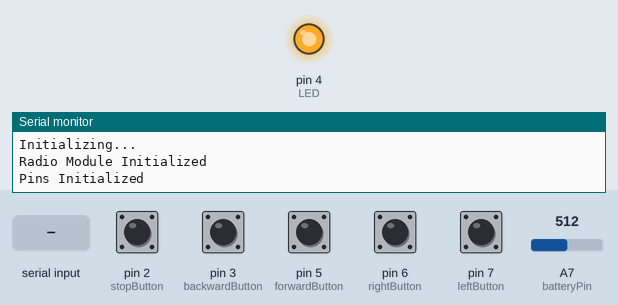
This program was run on a simulated Arduino Pro Mini, built with avr-gcc and run on an emulated ATmega328P. On the bench: output pins drawn as LEDs (lit = HIGH), the last lines printed to the serial monitor. The test bench sets the inputs (shaded band); at power-on: pin 2 (stopButton), pin 3 (backwardButton), pin 5 (forwardButton), pin 6 (rightButton), pin 7 (leftButton) HIGH, A7 (batteryPin) = 512. No radio packets arrive unless stated.

Above: at 0.31 s.
At 2.7 s:
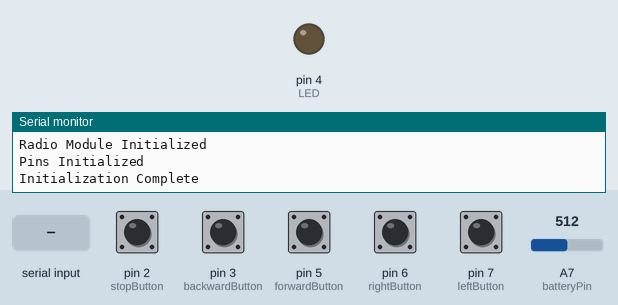
2.8 s: pin 2 (stopButton) pulled LOW for 0.15 s
4.4 s: pin 3 (backwardButton) pulled LOW for 0.15 s
6.0 s: pin 5 (forwardButton) pulled LOW for 0.15 s
7.6 s: pin 6 (rightButton) pulled LOW for 0.15 s
9.2 s: pin 7 (leftButton) pulled LOW for 0.15 s
At 10.0 s:
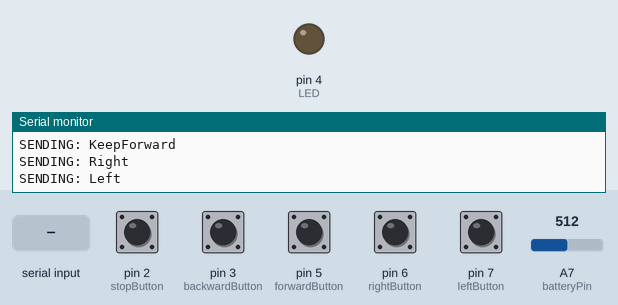
12.3 s: "1" received over the second serial link
Timing chart, 0 to 14.9 s (numbered marks = the images above; inputs shaded):
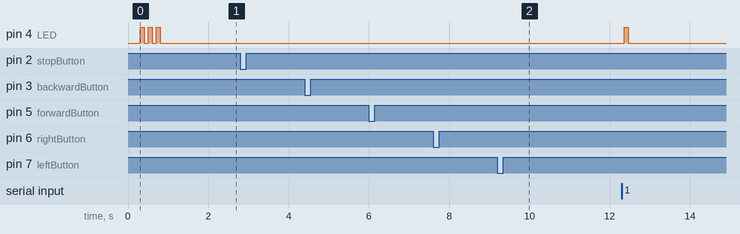

The program:

main.cpp
```cpp
#include <Arduino.h>
#include <AltSoftSerial.h>
#include <radio.h>

AltSoftSerial voiceSerial;

// pin definitions
#define batteryPin A7
#define LED 4

#define stopButton 2
#define forwardButton 5
#define backwardButton 3
#define leftButton 7
#define rightButton 6

#define DEBUG 1

#if DEBUG
#define DEBUG_BEGIN Serial.begin(9600)
#define DEBUG_PRINT(x) Serial.print(x)
#define DEBUG_PRINTLN(x) Serial.println(x)
#endif

uint32_t lastTime = 0;
bool buttonCommand = false;

void blinkLED(int times){
  for(int i=0; i<times; i++){
    digitalWrite(LED, HIGH);
    delay(100);
    digitalWrite(LED, LOW);
    delay(100);
  }
}

// put function declarations here:
void initialize()
{

  DEBUG_BEGIN;
  // delay(3000);
  DEBUG_PRINTLN("Initializing...");
  delay(100);

  //Initialize Radio Module
  bool s = beginRadio();
  s? DEBUG_PRINTLN("Radio Module Initialized"): DEBUG_PRINTLN("Radio Module Failed to Initialize");
  delay(100);

  // initialize Voice Module
  voiceSerial.begin(9600);

  // Initialize pins
  pinMode(LED, OUTPUT);
  pinMode(batteryPin, INPUT);
  pinMode(stopButton, INPUT_PULLUP);
  pinMode(forwardButton, INPUT_PULLUP);
  pinMode(backwardButton, INPUT_PULLUP);
  pinMode(leftButton, INPUT_PULLUP);
  pinMode(rightButton, INPUT_PULLUP);
  DEBUG_PRINTLN("Pins Initialized");
  delay(100);

  // blink LED to indicate initialization
  blinkLED(3);
  delay(100);

  PCICR |= (1 << PCIE2); // Enable pin change interrupt for digital pins 2-7
  PCMSK2 |= (1 << PCINT18) | (1 << PCINT19) | (1 << PCINT23) | (1 << PCINT21) | (1 << PCINT22); // Enable pin change interrupt for stop, forward, backward, left, right buttons
  DEBUG_PRINTLN("Initialization Complete");

}

char* mapVoiceValue(int16_t value);

void setup()
{
  // put your setup code here, to run once:
  initialize();
  delay(500);
  lastTime = millis();
}

void loop()
{

  //recognizing voice commands
    if(voiceSerial.available() > 0){

      byte highByte = voiceSerial.read();
      byte lowByte = voiceSerial.read();
      int16_t voiceValue = (highByte << 8) | lowByte;
      DEBUG_PRINT("Voice Value: ");
      DEBUG_PRINTLN(voiceValue);
      radioSend(mapVoiceValue(voiceValue));
    }

    delay(100);

    int batteryValue = analogRead(batteryPin);
    float battLevel = batteryValue * 0.006588;
    // DEBUG_PRINT("Battery Level: ");
    // DEBUG_PRINTLN(battLevel);


// Check battery level and blink LED if needed
    if(millis() - lastTime > 10000 && battLevel > 3.3){
      lastTime = millis();
      digitalWrite(LED, HIGH);
      delay(100);
      digitalWrite(LED, LOW);
    }
}

// Interrupt Service Routine for pin change interrupts
ISR(PCINT2_vect) {
  // Check if the stop button is pressed
  if (digitalRead(stopButton) == LOW) {
    while (digitalRead(stopButton) == LOW); // wait for button release
    radioSend("Stop");
    buttonCommand = true;
  }

  // Check if the forward button is pressed
  else if (digitalRead(forwardButton) == LOW) {
    while (digitalRead(forwardButton) == LOW); // wait for button release
    radioSend("KeepForward");
    buttonCommand = true;
  }

  // Check if the backward button is pressed
  else if (digitalRead(backwardButton) == LOW) {
    while (digitalRead(backwardButton) == LOW); // wait for button release
    radioSend("KeepBackward");
    buttonCommand = true;
  }

  // Check if the left button is pressed
  else if (digitalRead(leftButton) == LOW) {
    while (digitalRead(leftButton) == LOW); // wait for button release
    buttonCommand = true;
    radioSend("Left");
  }

  // Check if the right button is pressed
  else if (digitalRead(rightButton) == LOW) {
    while (digitalRead(rightButton) == LOW); // wait for button release
    buttonCommand = true;
    radioSend("Right");
} else {
  buttonCommand = false; // No button pressed
  return;
}
}

char* mapVoiceValue(int16_t value){
  String commandValue = String();
  switch (value) {
    case 0x5A2D:
      commandValue = "Stop";
      break;
    case 0x5A2E:
      commandValue = "Forward";
      break;
    case 0x5A2F:
      commandValue = "Backward";
      break;
    case 0x5A30:
      commandValue = "KeepForward";
      break;
    case 0x5A31:
      commandValue = "KeepBackward";
      break;
    case 0x5A32:
      commandValue = "KeepLeft";
      break;
    case 0x5A33:
      commandValue = "KeepRight";
      break;
    case 0x5A34:
      commandValue = "Left";
      break;
    case 0x5A35:
      commandValue = "Right";
      break;
    case 0x5A36:
      commandValue = "UTurn";
      break;
    case 0x5A37:
      commandValue = "RotateChair";
      break;
    case 0x5A38:
      commandValue = "SpeedUp";
      break;
    case 0x5A39:
      commandValue = "SlowDown";
      break;
    case 0x5A3A:
      commandValue = "StartCalib";
      break;
    case 0x5A3B:
      commandValue = "EndCalib";
      break;
    case 0x5A3C:
      commandValue = "SelLeft";
      break;
    case 0x5A3D:
      commandValue = "SelRight";
      break;
    default:
      commandValue = "Unknown";
      break;
  }
  char* command = new char[commandValue.length() + 1];
  strcpy(command, commandValue.c_str());
  return command;
}
```

radio.h
```cpp
#include <SPI.h>
#include <nRF24L01.h>
#include <printf.h>
#include <RF24_config.h>
#include <RF24.h>

#define CSN A0
#define CE A1
#define IRQ 10

uint16_t noRadioTimeOut = 0;

//create an RF24 object
RF24 radio(CE, CSN);  // CE, CSN


//address through which two modules communicate.
const byte address[6] = "CXL5G";

bool beginRadio()
{
  if (!radio.begin()) {
    // Serial.println(F("radio hardware is not responding!!"));
    return false;
  }

  // Serial.println(F("radio hardware is powered on"));

  radio.setPALevel(RF24_PA_MAX);  // Set power amplifier level to maximum
  radio.openWritingPipe(address);
  radio.stopListening();
  return true;
}

bool radioSend(const char* msg){
  // radio.openWritingPipe(address);
  uint8_t len = strlen(msg);
  if (len > 32) {
    // Serial.println("Message too long");
    return false;
  }
  char toSend[32] = "";

  // strcpy(toSend, msg);
  sprintf(toSend, "%s", msg);
  Serial.print("SENDING: ");
  Serial.println(toSend);
  delay(1000);
  bool s = radio.write(&toSend, sizeof(toSend));
  return s;
}
    
```

Measured:
- after the input at 9.2 s, pin 4 (LED): stays LOW (without the input it goes to HIGH after 3.0 s)
